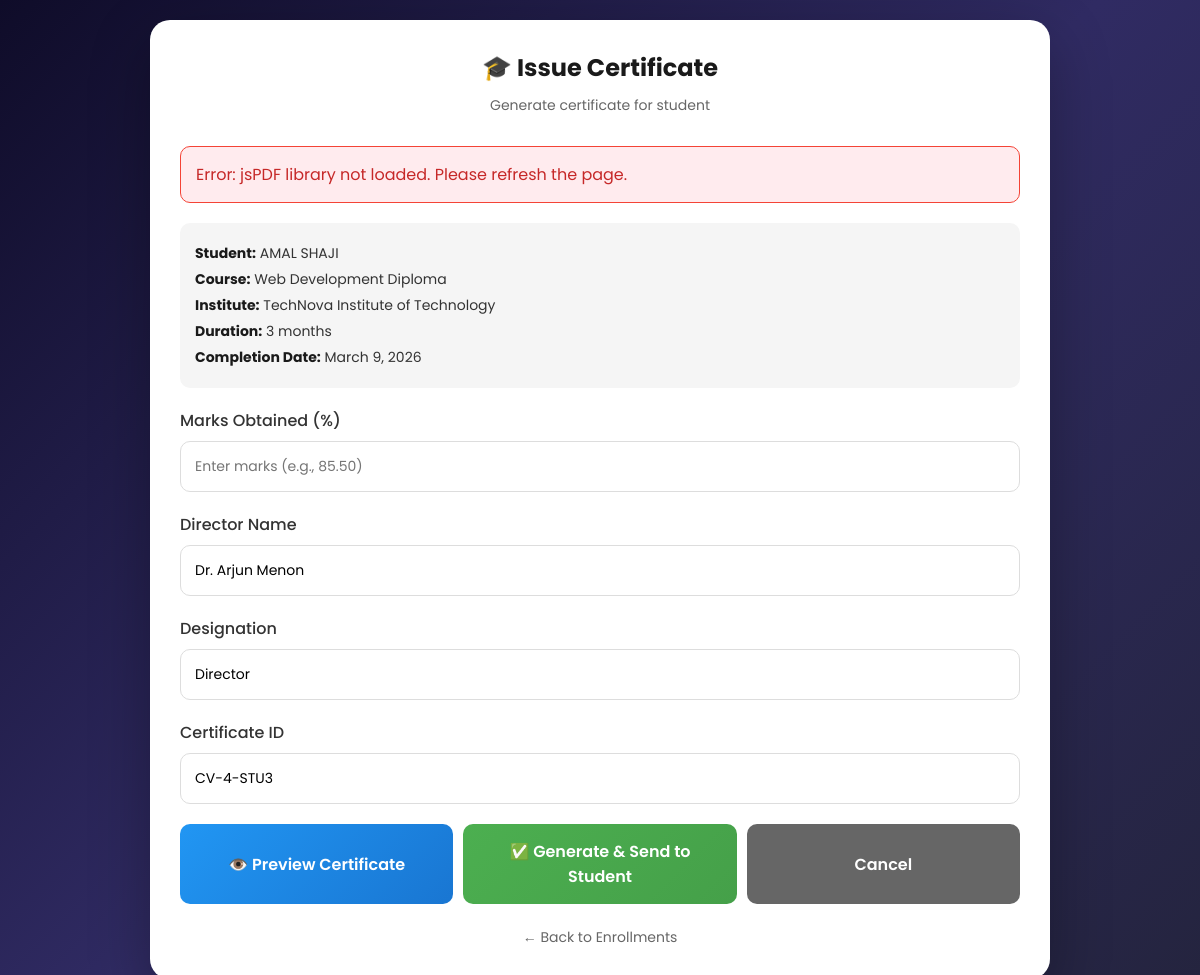
/institute/generate-certificate/4/ (signed in), run on the app's committed database.
### students/models.py (models this page shows, shortened)
class Enrollment(models.Model):
    STATUS_CHOICES = (
        ('Pending', 'Pending'),
        ('Approved', 'Approved'),
        ('Rejected', 'Rejected'),
        ('Completed', 'Completed'),
    )
    student = models.ForeignKey(
        Student,
        on_delete=models.CASCADE,
        related_name="enrollments"
    )
    institute = models.ForeignKey(
        Institute,
        on_delete=models.CASCADE
    )
    course = models.ForeignKey(
        Course,
        on_delete=models.CASCADE
    )
    course_year = models.IntegerField(
        default=current_year
    )
    request_date = models.DateTimeField(
        auto_now_add=True
    )
    status = models.CharField(
        max_length=20,
        choices=STATUS_CHOICES,
        default="Pending"
    )
    completion_date = models.DateField(
        null=True,
        blank=True
    )
    marks = models.DecimalField(
        max_digits=5,
        decimal_places=2,
        null=True,
        blank=True,
        help_text="Marks obtained in the course"
    )
    certificate_generated = models.BooleanField(
        default=False,
        help_text="Whether certificate has been generated"
    )
    certificate_file = models.FileField(
        upload_to='student_certificates/',
        null=True,
        blank=True
    )
    blockchain_tx_hash = models.CharField(
        max_length=100,
        null=True,
        blank=True,
        help_text="Blockchain transaction hash for certificate verification"
    )
    certificate_hash = models.CharField(
        max_length=64,
        null=True,
        blank=True,
        help_text="SHA256 hash of the certificate file for blockchain verification"
    )
    created_at = models.DateTimeField(
        auto_now_add=True
    )

class Student(models.Model):
    user = models.OneToOneField(
        CustomUser,
        on_delete=models.CASCADE
    )
    student_id = models.CharField(
        max_length=50,
        unique=True
    )
    full_name = models.CharField(
        max_length=150
    )
    email = models.EmailField(
        unique=True,
        null=True,
        blank=True
    )
    phone = models.CharField(
        max_length=15
    )
    address = models.TextField()
    profile_photo = models.ImageField(
        upload_to="student_photos/",
        null=True,
        blank=True
    )
    created_at = models.DateTimeField(
        auto_now_add=True
    )

### institute/models.py (models this page shows, shortened)
class Course(models.Model):
    institute = models.ForeignKey(
        Institute,
        on_delete=models.CASCADE,
        related_name="courses"
    )
    course_name = models.CharField(max_length=200)
    duration_months = models.IntegerField()
    created_at = models.DateTimeField(auto_now_add=True)

class Institute(models.Model):
    STATUS_CHOICES = (
        ('Pending', 'Pending'),
        ('Approved', 'Approved'),
        ('Rejected', 'Rejected'),
    )
    user = models.OneToOneField(
        settings.AUTH_USER_MODEL,
        on_delete=models.CASCADE
    )
    institute_name = models.CharField(max_length=200)
    institute_code = models.CharField(max_length=50, unique=True)
    affiliation = models.CharField(max_length=200)
    type = models.CharField(max_length=100)
    established_year = models.IntegerField()
    email = models.EmailField(unique=True)
    phone = models.CharField(max_length=15)
    website = models.URLField(blank=True, null=True)
    address = models.TextField()
    admin_name = models.CharField(max_length=150)
    designation = models.CharField(max_length=100)
    govt_reg_no = models.CharField(max_length=100, unique=True)
    accreditation = models.CharField(max_length=100)
    provided_courses = models.TextField(
        help_text="Example: Python, Data Science, 3 Month Diploma, 1 Year Course"
    )
    signature = models.ImageField(upload_to='signatures/')
    logo = models.ImageField(upload_to='logos/')
    status = models.CharField(
        max_length=20,
        choices=STATUS_CHOICES,
        default='Pending'
    )
    created_at = models.DateTimeField(auto_now_add=True)

### institute/views.py (the view)
# urls.py: path('generate-certificate/<int:enrollment_id>/', views.generate_student_certificate, name='generate_certificate'),
@login_required
def generate_student_certificate(request, enrollment_id):
    if request.user.user_type != "institution":
        return redirect("institution_login")
    try:
        institute = Institute.objects.get(user=request.user)
        enrollment = Enrollment.objects.get(id=enrollment_id, institute=institute)
        if enrollment.status != 'Completed':
            messages.error(request, "Can only issue certificate for completed courses.")
            return redirect("institute:manage_enrollments")
        if enrollment.certificate_generated:
            messages.warning(request, "Certificate already generated for this student.")
            return redirect("institute:manage_enrollments")
        return render(request, "institute/issue_student_certificate.html", {
            'enrollment': enrollment,
            'institute': institute,
        })
    except Enrollment.DoesNotExist:
        messages.error(request, "Enrollment not found.")
        return redirect("institute:manage_enrollments")
    except Institute.DoesNotExist:
        messages.error(request, "Institute profile not found.")
        return redirect("institution_dashboard")

### templates/institute/issue_student_certificate.html (shortened to what this page needs)
<!DOCTYPE html>
<html lang="en">
<head>
</head>
<body>
<div class="container">
    <h2>🎓 Issue Certificate</h2>
    <p class="subtitle">Generate certificate for student</p>
    <div id="error-message" class="error-message"></div>
    <div class="info-box">
        <p><strong>Student:</strong> <span id="student-name">{{ enrollment.student.full_name }}</span></p>
        <p><strong>Course:</strong> <span id="course-name">{{ enrollment.course.course_name }}</span></p>
        <p><strong>Institute:</strong> {{ institute.institute_name }}</p>
        <p><strong>Duration:</strong> {{ enrollment.course.duration_months }} months</p>
        <p><strong>Completion Date:</strong> {{ enrollment.completion_date }}</p>
    </div>
    <form id="certificate-form">
        <div class="form-group">
            <label for="marks">Marks Obtained (%)</label>
            <input type="number" name="marks" id="marks" step="0.01" min="0" max="100" placeholder="Enter marks (e.g., 85.50)" required>
        </div>
        <div class="form-group">
            <label for="director_name">Director Name</label>
            <input type="text" name="director_name" id="director_name" value="{{ institute.admin_name }}" placeholder="Enter director name" required>
        </div>
        <div class="form-group">
            <label for="designation">Designation</label>
            <input type="text" name="designation" id="designation" value="{{ institute.designation }}" placeholder="e.g., Director, Principal" required>
        </div>
        <div class="form-group">
            <label for="certificate_id">Certificate ID</label>
            <input type="text" name="certificate_id" id="certificate_id" value="CV-{{ enrollment.id }}-{{ enrollment.student.student_id }}" readonly>
        </div>
        <div class="btn-group">
            <button type="button" class="preview-btn" id="preview-btn">👁️ Preview Certificate</button>
            <button type="submit">✅ Generate & Send to Student</button>
            <button type="button" class="cancel-btn" onclick="window.history.back()">Cancel</button>
        </div>
    </form>
    <div class="back-link">
        <a href="{% url 'institute:manage_enrollments' %}">← Back to Enrollments</a>
    </div>
</div>
</body>
</html>

### templates/institute/issue_student_certificate.html (style rules this page uses)
* { margin: 0; padding: 0; box-sizing: border-box; font-family: 'Poppins', sans-serif; }
body { background: linear-gradient(135deg, #0f0c29, #302b63, #24243e); min-height: 100vh; padding: 20px; }
.container { background: white; padding: 30px; border-radius: 20px; max-width: 900px; margin: 0 auto; box-shadow: 0 20px 60px rgba(0,0,0,0.3); }
h2 { text-align: center; font-size: 24px; margin-bottom: 10px; color: #1a1a1a; }
.subtitle { text-align: center; color: #666; margin-bottom: 30px; font-size: 14px; }
.info-box { background: #f5f5f5; padding: 15px; border-radius: 10px; margin-bottom: 20px; }
.info-box p { margin: 5px 0; color: #333; font-size: 14px; }
.info-box strong { color: #1a1a1a; }
.form-group { margin-bottom: 20px; }
label { display: block; margin-bottom: 8px; font-weight: 500; color: #333; }
input { width: 100%; padding: 14px; border: 1px solid #ddd; border-radius: 10px; font-size: 14px; font-family: 'Poppins', sans-serif; }
.btn-group { display: flex; gap: 10px; margin-top: 20px; }
button { flex: 1; padding: 15px; background: linear-gradient(135deg, #4CAF50, #45a049); border: none; border-radius: 10px; color: white; font-size: 16px; font-weight: 600; cursor: pointer; transition: all 0.3s ease; font-family: 'Poppins', sans-serif; }
.preview-btn { background: linear-gradient(135deg, #2196F3, #1976D2); }
.cancel-btn { background: #666; }
.back-link { text-align: center; margin-top: 20px; }
.back-link a { color: #666; text-decoration: none; font-size: 14px; }
.error-message { background: #FFEBEE; border: 1px solid #F44336; color: #C62828; padding: 15px; border-radius: 10px; margin-bottom: 20px; display: none; }

### data on the page
Enrollment: student.full_name "AMAL SHAJI", course.course_name "Web Development Diploma", course.duration_months "3", completion_date "March 9, 2026", certificate_id "CV-4-STU3"
Institute: institute_name "TechNova Institute of Technology", director_name "Dr. Arjun Menon", designation "Director"
